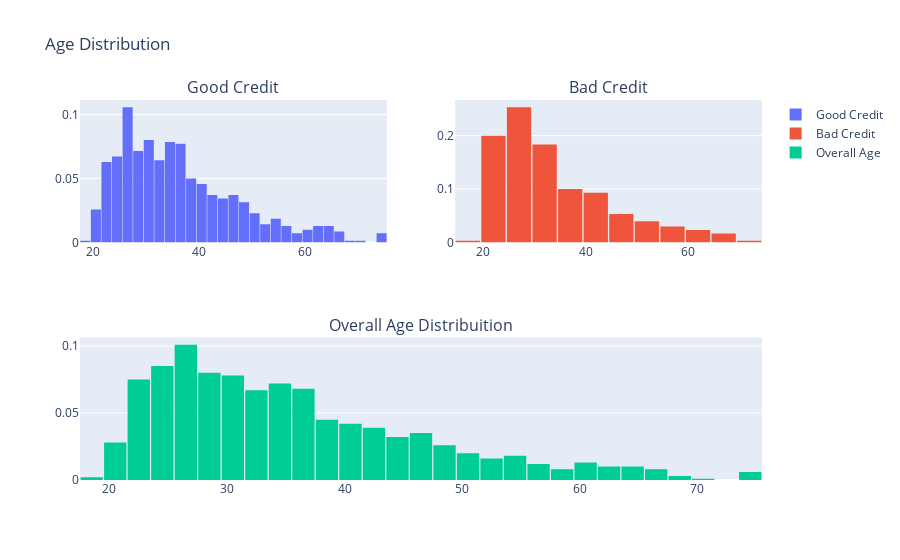

Notebook code cell kept with this figure:
### Code cell
df_good = german.loc[german["Risk"] == 'good']['Age'].values.tolist() # Age of people with good credit risk
df_bad = german.loc[german["Risk"] == 'bad']['Age'].values.tolist()   # Age of people with bad credit risk
df_age = german['Age'].values.tolist()

# Age distribution of people with good credit risk
trace0 = go.Histogram(
    x=df_good,
    histnorm='probability',
    name="Good Credit"
)
# Age distribution of people with good credit risk
trace1 = go.Histogram(
    x=df_bad,
    histnorm='probability',
    name="Bad Credit"
)
# Age distribution of people in the dataset
trace2 = go.Histogram(
    x=df_age,
    histnorm='probability',
    name="Overall Age"
)

#Creating the grid
fig = tls.make_subplots(rows=2, cols=2, specs=[[{}, {}], [{'colspan': 2}, None]],
                          subplot_titles=('Good Credit','Bad Credit', 'Overall Age Distribuition'))

#Setting the figs
fig.append_trace(trace0, 1, 1)
fig.append_trace(trace1, 1, 2)
fig.append_trace(trace2, 2, 1)

fig['layout'].update(showlegend=True, title='Age Distribution', bargap=0.05)
py.iplot(fig, filename='custom-sized-subplot-with-subplot-titles')

### Figure 1 — Plotly figure (JSON) as saved in the notebook; plotly's stock layout.template omitted (floating-point values rounded to 4 significant figures; data arrays with more than 128 entries replaced by an {"elided": "..."} marker saying what was removed)
{"data": [{"histnorm": "probability", "name": "Good Credit", "type": "histogram", "x": {"elided": "700 int values"}, "xaxis": "x", "yaxis": "y"}, {"histnorm": "probability", "name": "Bad Credit", "type": "histogram", "x": {"elided": "300 int values"}, "xaxis": "x2", "yaxis": "y2"}, {"histnorm": "probability", "name": "Overall Age", "type": "histogram", "x": {"elided": "1000 int values"}, "xaxis": "x3", "yaxis": "y3"}], "layout": {"annotations": [{"font": {"size": 16}, "showarrow": false, "text": "Good Credit", "x": 0.225, "xanchor": "center", "xref": "paper", "y": 1, "yanchor": "bottom", "yref": "paper"}, {"font": {"size": 16}, "showarrow": false, "text": "Bad Credit", "x": 0.775, "xanchor": "center", "xref": "paper", "y": 1, "yanchor": "bottom", "yref": "paper"}, {"font": {"size": 16}, "showarrow": false, "text": "Overall Age Distribuition", "x": 0.5, "xanchor": "center", "xref": "paper", "y": 0.375, "yanchor": "bottom", "yref": "paper"}], "bargap": 0.05, "showlegend": true, "title": {"text": "Age Distribution"}, "xaxis": {"anchor": "y", "domain": [0, 0.45]}, "xaxis2": {"anchor": "y2", "domain": [0.55, 1]}, "xaxis3": {"anchor": "y3", "domain": [0, 1]}, "yaxis": {"anchor": "x", "domain": [0.625, 1]}, "yaxis2": {"anchor": "x2", "domain": [0.625, 1]}, "yaxis3": {"anchor": "x3", "domain": [0, 0.375]}}}
